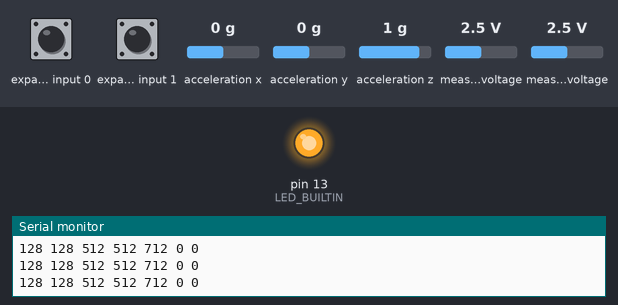
The sketch below on a simulated Arduino Uno, built with avr-gcc and run on an emulated ATmega328P. Shown: output pins drawn as LEDs (lit = HIGH), the last lines printed to the serial monitor. Wiring (inferred from the names in the program): Wii Nunchuk at I2C address 0x52. The inputs (shaded band) are chosen by the test bench; at power-on: expander input 1 HIGH, measured voltage 2.5 V, expander input 0 HIGH, acceleration x 0 g, acceleration y 0 g, acceleration z 1 g.

Above: at 1.2 s.
1.3 s: expander input 1 pulled LOW for 0.15 s
At 1.4 s:
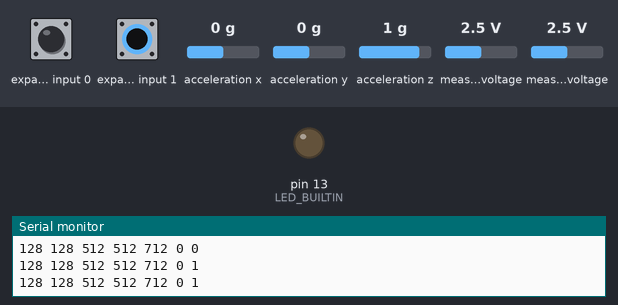
2.9 s: measured voltage (sensor 200) set to 2.1 V
5.9 s: measured voltage (sensor 200) set to 1.8 V
8.9 s: expander input 1 pulled LOW for 3.2 s
At 12.9 s:
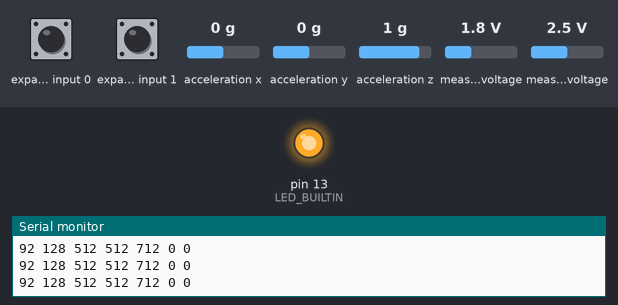
15.1 s: measured voltage (sensor 201) set to 2.1 V
16.6 s: measured voltage (sensor 201) set to 1.8 V
Timing chart, 0 to 19.1 s (numbered marks = the images above; inputs shaded):
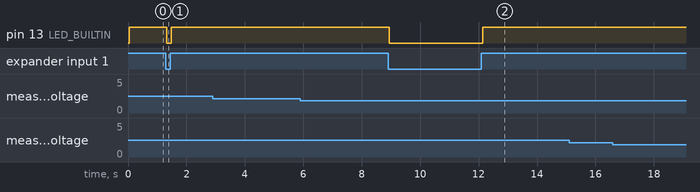

Measured:
- after the input at 1.3 s, pin 13 (LED_BUILTIN): HIGH → LOW at once, → HIGH 0.16 s later
- after the input at 8.9 s, pin 13 (LED_BUILTIN): HIGH → LOW after 0.05 s, → HIGH 3.2 s later

The sketch:

nunchuk.ino
```cpp
#include "Wire.h"
#include "ArduinoNunchuk.h"

//#define buzzer D4
ArduinoNunchuk nunchuk = ArduinoNunchuk();
void setup()
{
  //pinMode(buzzer,OUTPUT);
  Serial.begin(9600);
  nunchuk.init();//D1 = SDA D2 = SCL
  pinMode(LED_BUILTIN, OUTPUT);
}
void loop()
{
  nunchuk.update();

  Serial.print(nunchuk.analogX, DEC);
  Serial.print(' ');
  Serial.print(nunchuk.analogY, DEC);
  Serial.print(' ');
  Serial.print(nunchuk.accelX, DEC);
  Serial.print(' ');
  Serial.print(nunchuk.accelY, DEC);
  Serial.print(' ');
  Serial.print(nunchuk.accelZ, DEC);
  Serial.print(' ');
  Serial.print(nunchuk.zButton, DEC);
  Serial.print(' ');
  Serial.println(nunchuk.cButton, DEC);
  if(nunchuk.cButton==0)
  {
    digitalWrite(LED_BUILTIN, HIGH);
    //digitalWrite(buzzer, LOW);
    //delay(1000);
  }
  else
  {
   digitalWrite(LED_BUILTIN,LOW);
    //digitalWrite(buzzer, HIGH);//delay(1000);
  }


}
```

ArduinoNunchuk.cpp
```cpp
// (licence header left out)
#include <Arduino.h>
#include <Wire.h>
#include "ArduinoNunchuk.h"

#define ADDRESS 0x52

void ArduinoNunchuk::init()
{
  Wire.begin();

  ArduinoNunchuk::_sendByte(0x55, 0xF0);
  ArduinoNunchuk::_sendByte(0x00, 0xFB);

  ArduinoNunchuk::update();
}

void ArduinoNunchuk::update()
{
  int count = 0;
  int values[6];

  Wire.requestFrom(ADDRESS, 6);

  while(Wire.available())
  {
    values[count] = Wire.read();
    count++;
  }

  ArduinoNunchuk::analogX = values[0];
  ArduinoNunchuk::analogY = values[1];
  ArduinoNunchuk::accelX = (values[2] << 2) | ((values[5] >> 2) & 3);
  ArduinoNunchuk::accelY = (values[3] << 2) | ((values[5] >> 4) & 3);
  ArduinoNunchuk::accelZ = (values[4] << 2) | ((values[5] >> 6) & 3);
  ArduinoNunchuk::zButton = !((values[5] >> 0) & 1);
  ArduinoNunchuk::cButton = !((values[5] >> 1) & 1);

  ArduinoNunchuk::_sendByte(0x00, 0x00);
}

void ArduinoNunchuk::_sendByte(byte data, byte location)
{
  Wire.beginTransmission(ADDRESS);

  Wire.write(location);
  Wire.write(data);

  Wire.endTransmission();

  delay(10);
}
```

ArduinoNunchuk.h
```cpp
// (licence header left out)
#ifndef ArduinoNunchuk_H
#define ArduinoNunchuk_H

#include <Arduino.h>

class ArduinoNunchuk
{
  public:
    int analogX;
    int analogY;
    int accelX;
    int accelY;
    int accelZ;
    int zButton;
    int cButton;

    void init();
    void update();

  private:
    void _sendByte(byte data, byte location);
};

#endif
```
